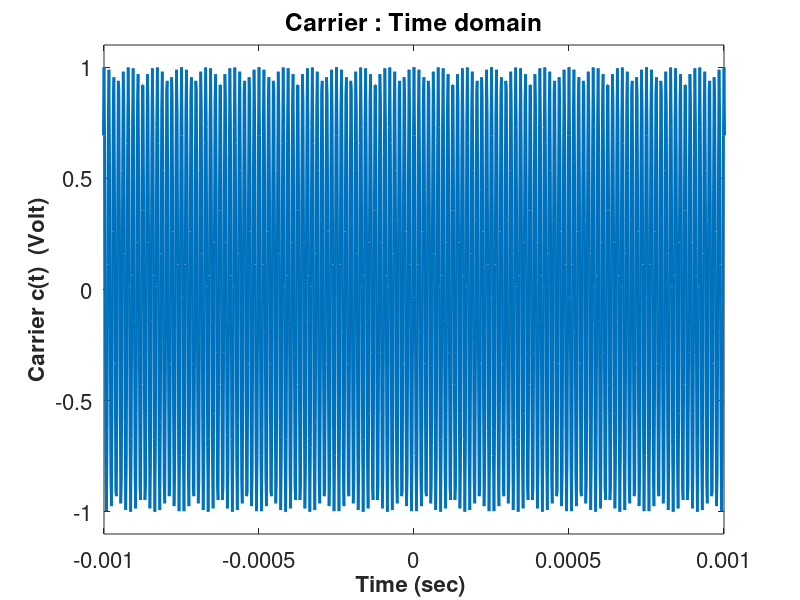
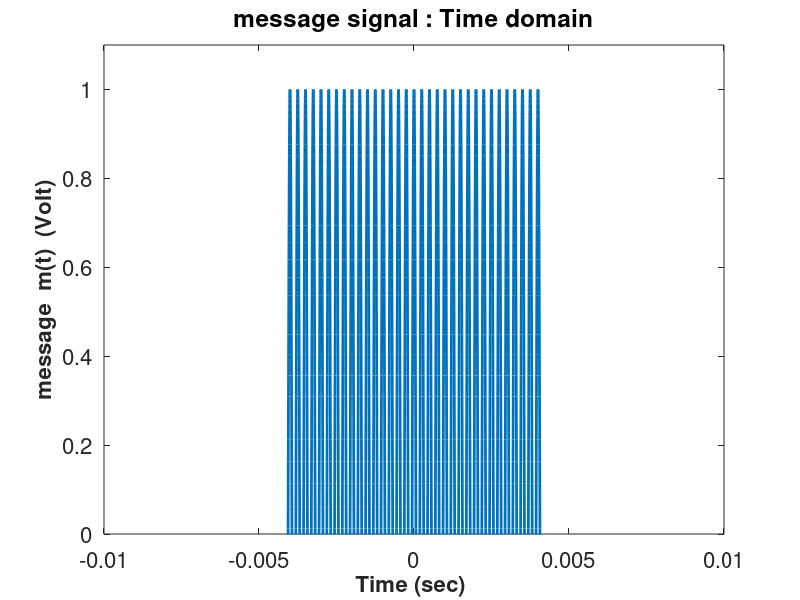
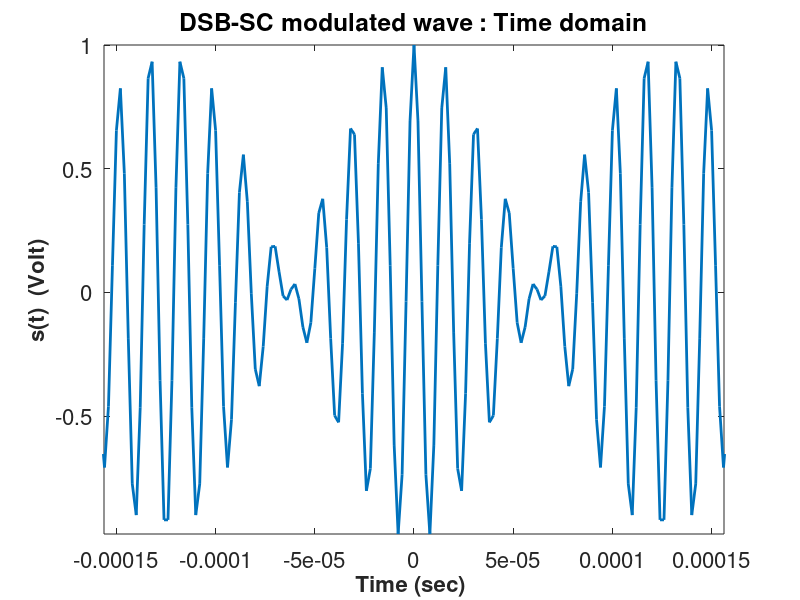
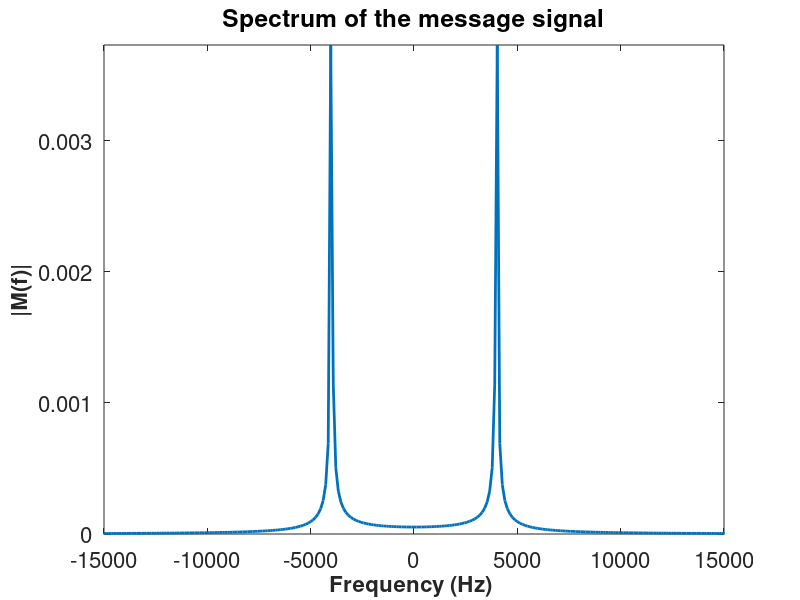

MATLAB code to generate these figures, in order:
clear
hold off
format long e
N = 4096; %No. of FFT samples
sampling_rate = 500e3; %unit Hz
tstep = 1/sampling_rate;
tmax = N*tstep/2;

tmin = -tmax;
tt = tmin:tstep:tmax-tstep;
fmax = sampling_rate/2; 
fmin = -fmax;
fstep = (fmax-fmin)/N;
freq = fmin:fstep:fmax-fstep;

% Signal Parameter
% Carrier
% i <3 ty
fc=64e3;
Ac = 1;
ct=Ac*cos(2*pi*fc*tt);

% Message
Am = 1;
fm = 4e3; 
mt = Am*cos(2*pi*fm*tt);

% modulated signal
st = mt.*ct;

% new carrier power is 0.125 or 0.375 or 0.500 // total sideband power(2*(Ac^2)*Am^2)/8 = 0.25 //half of total sideband power = ((Ac^2)*Am^2)/8 = 0.125
% requires the newly added carrier to have amplitude of 1/2
% AM Signal

% amplitude required is 0.5, 0.866, and 1
new_carrier_amplitude = 1;
% 100% modulation
modulation = 1;

AM_signal = new_carrier_amplitude.* ct + modulation .* st;


%%
figure(1)
Hp1 = plot(tt,ct);
set(Hp1,'LineWidth',2)
Ha = gca;
set(Ha,'Fontsize',16)
Hx=xlabel('Time (sec) ');
set(Hx,'FontWeight','bold','Fontsize',16)
Hx=ylabel('Carrier c(t)  (Volt)');
set(Hx,'FontWeight','bold','Fontsize',16)
title('Carrier : Time domain');
axis([-1e-3 1e-3 -1.1 1.1])
pause(1)

%%
figure(2)
Hp1 = plot(tt,mt);
set(Hp1,'LineWidth',2)
Ha = gca;
set(Ha,'Fontsize',16)
Hx=xlabel('Time (sec) ');
set(Hx,'FontWeight','bold','Fontsize',16)
Hx=ylabel('message  m(t)  (Volt)');
set(Hx,'FontWeight','bold','Fontsize',16)
title('message signal : Time domain');
axis([-0.01 0.01 0 1.1])
pause(1)
%%
% DSB-SC in time domain

% change st to AM_signal for the am signal

figure(3)

Hp1 = plot(tt,st);
set(Hp1,'LineWidth',2)
Ha = gca;
set(Ha,'Fontsize',16)
Hx=xlabel('Time (sec) ');
set(Hx,'FontWeight','bold','Fontsize',16)
Hx=ylabel('s(t)  (Volt)');
set(Hx,'FontWeight','bold','Fontsize',16)
title('DSB-SC modulated wave : Time domain');
axis([-10/fc 10/fc min(st) max(st)])
pause(1)

%%
figure(4)
%The amplitude of the spectrum is different from the Fourier transform
%amplitude due to discretization of discrete Fourier transform
Mf = fftshift(fft(fftshift(mt)))/(2*fmax);
Hp1=plot(freq,abs(Mf));
set(Hp1,'LineWidth',2)
Ha = gca;
set(Ha,'Fontsize',16)
Hx=xlabel('Frequency (Hz) ');
set(Hx,'FontWeight','bold','Fontsize',16)
Hx=ylabel('|M(f)|');
set(Hx,'FontWeight','bold','Fontsize',16)
title('Spectrum of the message signal');
axis ([-15e3 15e3 0 max(abs(Mf))])
pause(1)

%%
% DSB-SC in frequency domain

% change st to AM_Signal for AM
Sf = fftshift(fft(fftshift(st)))/(2*fmax);
figure(5)
Hp1=plot(freq,abs(Sf));
set(Hp1,'LineWidth',2)
Ha = gca;
set(Ha,'Fontsize',16)
Hx=xlabel('Frequency (Hz) ');
set(Hx,'FontWeight','bold','Fontsize',16)
Hx=ylabel('|S(f)|');
set(Hx,'FontWeight','bold','Fontsize',16)
title('Spectrum of the DSB-SC wave S(f)');
axis([-10e4 10e4 0 max(abs(Sf))])

xticks(-10e4:1e4:10e4)

%%
pause(1)

%DSB-SC demodulation
%Local oscillator at the receiver perfectly synchronized
thet=0;
lo = cos(2*pi*fc*tt + thet); 
st1 = st .* lo;
figure(6)
Hp1=plot(tt,st1);
set(Hp1,'LineWidth',2)
Ha = gca;
set(Ha,'Fontsize',16)
Hx=xlabel('Time (sec) ');
set(Hx,'FontWeight','bold','Fontsize',16)
Hx=ylabel('  s hat(t)  (Volt)');
set(Hx,'FontWeight','bold','Fontsize',16)
title('signal after remodulation at Rx, s hat(t) : Time domain');
axis([-10/fc 10/fc min(st1) max(st1)])
pause(1)

%%
Sf1 = fftshift(fft(fftshift(st1)))/(2*fmax);
figure(7)
Hp1=plot(freq,abs(Sf1));
set(Hp1,'LineWidth',2)
Ha = gca;
set(Ha,'Fontsize',16)
Hx=xlabel('Frequency (Hz) ');
set(Hx,'FontWeight','bold','Fontsize',16)
Hx=ylabel('|S hat(f)|');
set(Hx,'FontWeight','bold','Fontsize',16)
title('Spectrum S hat(f)');
axis ([-200e3 200e3 0 max(abs(Sf1))])
pause(1)

%%
%Low pass filtering
f_cutoff = 30e3;
%ideal low pass filter
Hf = zeros(1, length(freq));
n=1;
for f = freq
    if abs(f) < f_cutoff
        Hf(n) = 1;
    else
        Hf(n) = 0;
    end
n=n+1;
end

Mf1 = Sf1 .* Hf;
figure(8)
Hp1=plot(freq,abs(Mf1));
set(Hp1,'LineWidth',2)
Ha = gca;
set(Ha,'Fontsize',16)
Hx=xlabel('Frequency (Hz) ');
set(Hx,'FontWeight','bold','Fontsize',16)
Hx=ylabel('|M(f)|');
set(Hx,'FontWeight','bold','Fontsize',16)
title('Spectrum output of low pass filter signal');
axis ([-1e4 1e4 0 max(abs(Mf1))])
pause(1)

%%
mt1 = 2*fmax*fftshift(ifft(fftshift(Mf1)));
figure(9)
Hp1=plot(tt,mt1,'r',tt,mt*0.5,'g.');
set(Hp1,'LineWidth',2)
Ha = gca;
set(Ha,'Fontsize',16)
Hx=xlabel('Time (sec) ');
set(Hx,'FontWeight','bold','Fontsize',16)
Hx=ylabel('m hat(t)(Volt)');
set(Hx,'FontWeight','bold','Fontsize',16)
title('Output of low pass filter,  m hat(t)  : Time domain');
axis([-0.01e-1 0.01e-1 min(mt*0.5) max(mt*0.5)])
legend('LPF output', 'message sig');
pause(1)





